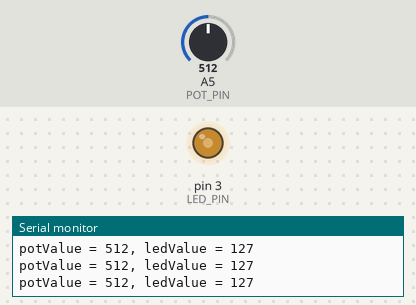
Recording of a sketch running on a simulated Arduino Uno, built with avr-gcc and run on an emulated ATmega328P. Parts: output pins drawn as LEDs (lit = HIGH), the last lines printed to the serial monitor. Inputs (shaded band) come from the test bench; at power-on: A5 (POT_PIN) = 512.

Above: at 1.2 s.
1.3 s: A5 (POT_PIN) set to 418
At 2.4 s:
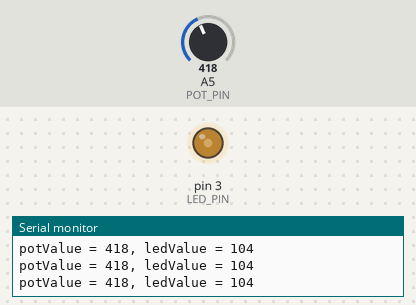
4.3 s: A5 (POT_PIN) set to 392
At 5.5 s:
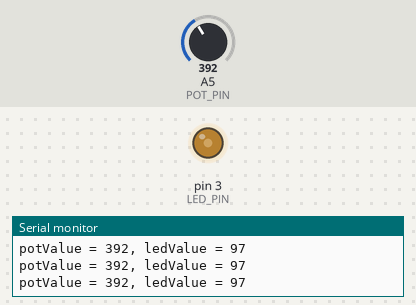
5.8 s: A5 (POT_PIN) set to 105
At 6.2 s:
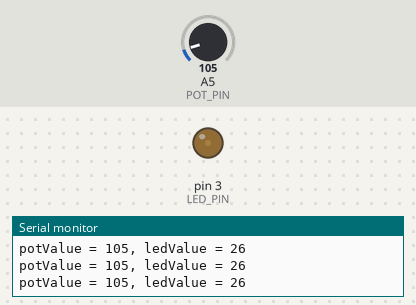
7.3 s: A5 (POT_PIN) set to 88
At 7.9 s:
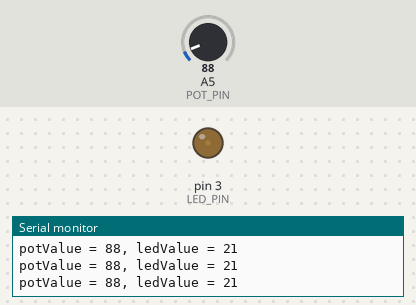
10.3 s: A5 (POT_PIN) set to 43
At 11.1 s:
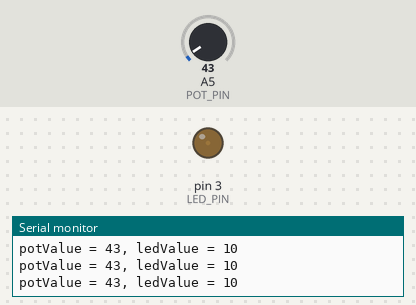
13.3 s: A5 (POT_PIN) set to 36
At 14.4 s:
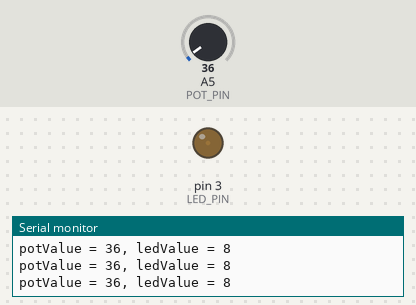
Timing chart, 0 to 16.3 s (numbered marks = the images above; inputs shaded):
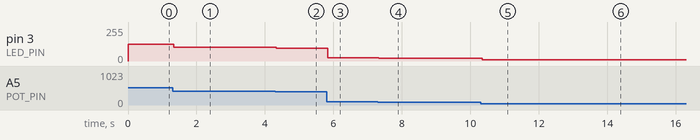

The sketch:

potLED.ino
```cpp
const int POT_PIN = 19;
const int LED_PIN = 3;
int potValue;
int ledValue;

void setup() {
  pinMode(POT_PIN, INPUT);
  pinMode(LED_PIN, OUTPUT);
  Serial.begin(9600);

}

void loop() {
  // Note: analogRead only reads values from 0 to 1023 for Arduino Uno
  potValue = analogRead(POT_PIN);
  // Convert potValue to ledValue since analogWrite only writes values from 0 to 255
  ledValue = float(potValue)/1023*255;

  // Print potValue and ledValue for troubleshooting assistance
  Serial.println("potValue = " + String(potValue) + ", ledValue = " + String(ledValue));

  // Adjust brightness of LED based on potentiometer reading
  analogWrite(LED_PIN, ledValue);
  delay(10);
}
```

Measured:
- after the input at 1.3 s, pin 3 (LED_PIN): 127/255 → 104/255 at once
- after the input at 4.3 s, pin 3 (LED_PIN): 104/255 → 97/255 at once
- after the input at 5.8 s, pin 3 (LED_PIN): 97/255 → 26/255 at once
- after the input at 7.3 s, pin 3 (LED_PIN): 26/255 → 21/255 at once
- after the input at 10.3 s, pin 3 (LED_PIN): 21/255 → 10/255 after 0.05 s
- after the input at 13.3 s, pin 3 (LED_PIN): 10/255 → 8/255 at once
